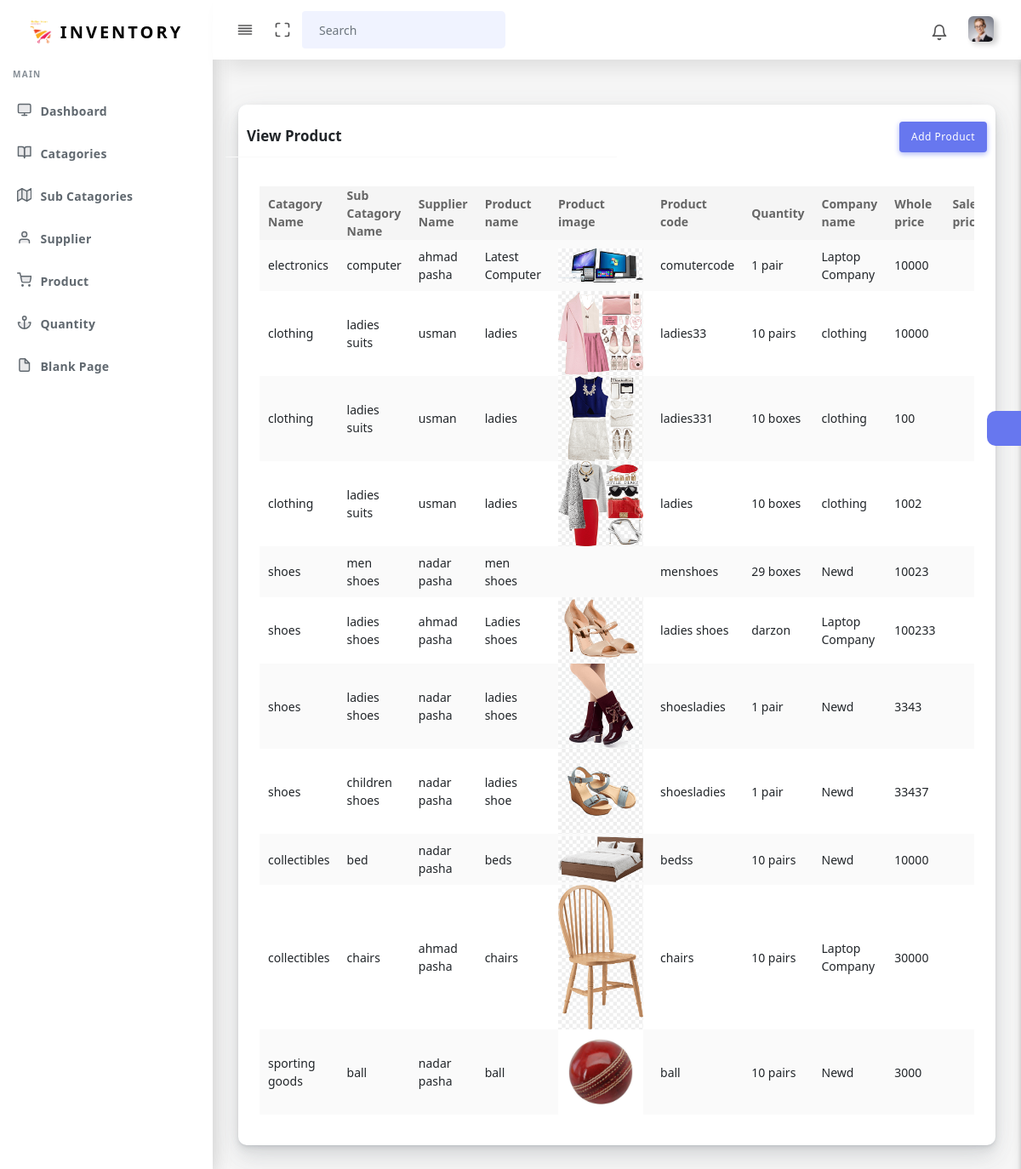
/view_product.php (signed in), run on the app's committed database.
### tables this page shows
CREATE TABLE `product_data` (
  `pid` bigint(255) NOT NULL,
  `cat1` varchar(255) NOT NULL,
  `subcatagory` varchar(255) NOT NULL,
  `supplier` varchar(255) NOT NULL,
  `pname` varchar(255) NOT NULL,
  `pcode` varchar(255) NOT NULL,
  `quantity` varchar(255) NOT NULL,
  `pcompany` varchar(255) NOT NULL,
  `pprice` varchar(255) NOT NULL,
  `supply` varchar(255) NOT NULL,
  `pdate` varchar(255) NOT NULL,
  `ptime` varchar(255) NOT NULL,
  `pimage` varchar(255) NOT NULL,
  `status` varchar(255) NOT NULL
);

CREATE TABLE `catagories` (
  `cid` bigint(255) NOT NULL,
  `cname` varchar(255) NOT NULL,
  `cdes` varchar(255) NOT NULL,
  `cdate` varchar(255) NOT NULL,
  `ctime` varchar(255) NOT NULL
);

CREATE TABLE `subcatagorys` (
  `subid` bigint(255) NOT NULL,
  `subname` varchar(255) NOT NULL,
  `subdes` varchar(255) NOT NULL,
  `catagory` varchar(255) NOT NULL,
  `subdate` varchar(255) NOT NULL,
  `subtime` varchar(255) NOT NULL
);

CREATE TABLE `supplier` (
  `supid` bigint(255) NOT NULL,
  `supname` varchar(255) NOT NULL,
  `supemail` varchar(255) NOT NULL,
  `supcontact` varchar(255) NOT NULL,
  `supcompanyname` varchar(255) NOT NULL,
  `supdate` varchar(255) NOT NULL,
  `suptime` varchar(255) NOT NULL
);

CREATE TABLE `quantity_data` (
  `qid` bigint(255) NOT NULL,
  `qname` varchar(255) NOT NULL,
  `qdate` varchar(255) NOT NULL,
  `qtime` varchar(255) NOT NULL
);

### view_product.php (the view, shortened to what this page needs)
<?php
   include "./include/header.php";
   include "./include/connection.php";
?>
<body>
    <div id="app">
        <div class="main-wrapper main-wrapper-1">
            <div class="navbar-bg"></div>
            <?php
        include "./include/navebar.php";
      ?>
            <div class="main-sidebar sidebar-style-2">
                <?php
        include "./include/aside.php"
      ?>
            </div>
            <div class="main-content">
                <section class="section">
                    <div class="section-body">
                        <div class="row">
                            <div class="col-12 col-md-12 col-lg-12">
                                <div class="card">
                                    <div class="row">
                                        <div class="card-header col-6 ">
                                            <h4>View Product </h4>
                                        </div>
                                        <div class=" card-footer col-6 text-right ">
                                            <button name="submit" class="btn btn-primary  "> <a href="./add-product.php"
                                                    class="text-white"> Add Product
                                                </a></button>
                                        </div>
                                    </div>
                                    <div class="card-body">
                                        <div class="table-responsive">
                                            <table class="table table-striped table-hover" id="tableExport"
                                                style="width:100%;">
                                                <thead>
                                                    <tr>
                                                        <th>Catagory Name</th>
                                                        <th>Sub Catagory Name</th>
                                                        <th>Supplier Name</th>
                                                        <th>Product name</th>
                                                        <th>Product image</th>
                                                        <th>Product code</th>
                                                        <th>Quantity</th>
                                                        <th>Company name</th>
                                                        <th>Whole price </th>
                                                        <th>Sale price </th>
                                                    </tr>
                                                </thead>
                                                <tbody>
                                                    <?php
                                                        $prsql="SELECT * FROM `product_data` INNER JOIN `catagories` ON `cat1`=`cid` INNER JOIN `subcatagorys` ON `subcatagory`=`subid` INNER JOIN `quantity_data` ON `quantity`=`qid` INNER JOIN `supplier` ON `supplier`=`supid`";
                                                        $prrun=mysqli_query($conn,$prsql);
                                                        while($prfet=mysqli_fetch_assoc($prrun)){
                                                           $p=$prfet['pimage'];
                                                            ?>
                                                    <tr>
                                                        <td><?php echo $prfet['cname']?></td>
                                                        <td><?php echo $prfet['subname']?></td>
                                                        <td><?php echo $prfet['supname']?></td>
                                                        <td><?php echo $prfet['pname']?></td>
                                                        <td><img src="<?php echo "./img/".$p?>" alt="" width="100"></td>
                                                        <td><?php echo $prfet['pcode']?></td>
                                                        <td><?php echo $prfet['qname']?></td>
                                                        <td><?php echo $prfet['supcompanyname']?></td>
                                                        <td><?php echo $prfet['pprice']?></td>
                                                        <td><?php echo $prfet['psaleprice']?></td>
                                                    </tr>
                                                    <?php
                                                        }
                                                    ?>
                                                </tbody>
                                            </table>
                                        </div>
                                    </div>
                                </div>
                            </div>
                        </div>
                    </div>
                </section>
                <div class="settingSidebar">
                    <a href="javascript:void(0)" class="settingPanelToggle"> <i class="fa fa-spin fa-cog"></i>
                    </a>
                </div>
            </div>
        </div>
    </div>
</body>
</html>

### include/header.php (shortened to what this page needs)
<!DOCTYPE html>
<html lang="en">
<head>
  <link rel="stylesheet" href="assets/css/app.min.css">
  <link rel="stylesheet" href="assets/css/datatables.min.css">
  <link rel="stylesheet" href="assets/css/dataTables.bootstrap4.min.css">
  <link rel="stylesheet" href="assets/css/style.css">
  <link rel="stylesheet" href="assets/css/components.css">
  <link rel="stylesheet" href="assets/css/custom.css">
</head>

### include/navebar.php (shortened to what this page needs)
<!DOCTYPE html>
<html lang="en">
<head>
</head>
<body>
<nav class="navbar navbar-expand-lg main-navbar sticky">
        <div class="form-inline mr-auto">
          <ul class="navbar-nav mr-3">
            <li><a href="#" data-toggle="sidebar" class="nav-link nav-link-lg
									collapse-btn"> <i data-feather="align-justify"></i></a></li>
            <li><a href="#" class="nav-link nav-link-lg fullscreen-btn">
                <i data-feather="maximize"></i>
              </a></li>
            <li>
              <form class="form-inline mr-auto">
                <div class="search-element">
                  <input class="form-control" type="search" placeholder="Search" aria-label="Search" data-width="200">
                  <button class="btn" type="submit">
                    <i class="fas fa-search"></i>
                  </button>
                </div>
              </form>
            </li>
          </ul>
        </div>
        <ul class="navbar-nav navbar-right">
          <li class="dropdown dropdown-list-toggle"><a href="#" data-toggle="dropdown"
              class="nav-link notification-toggle nav-link-lg"><i data-feather="bell" class="bell"></i>
            </a>
          </li>
          <li class="dropdown"><a href="#" data-toggle="dropdown"
              class="nav-link dropdown-toggle nav-link-lg nav-link-user"> <img alt="image" src="assets/img/user.png"
                class="user-img-radious-style"> <span class="d-sm-none d-lg-inline-block"></span></a>
          </li>
        </ul>
      </nav>
        <link href="https://cdn.jsdelivr.net/npm/@sweetalert2/theme-dark@4/dark.css" rel="stylesheet">
</body>
</html>

### include/aside.php (shortened to what this page needs)
<!DOCTYPE html>
<html lang="en">
<head>
</head>
<body>
    <div class="main-sidebar sidebar-style-2">
        <aside id="sidebar-wrapper">
            <div class="sidebar-brand">
                <a href="index.php"> <img alt="image" src="assets/img/shopping.png" class="header-logo" /> <span
                        class="logo-name">Inventory</span>
                </a>
            </div>
            <ul class="sidebar-menu">
                <li class="menu-header">Main</li>
                <li class="dropdown ">
                    <a href="index.php" class="nav-link"><i data-feather="monitor"></i><span>Dashboard</span></a>
                </li>
                <li class="dropdown">
                    <a href="#" class="menu-toggle nav-link has-dropdown"><i
                            data-feather="book-open"></i><span>Catagories
                        </span></a>
                </li>
                <li class="dropdown">
                    <a href="#" class="menu-toggle nav-link has-dropdown"><i data-feather="map"></i><span>Sub Catagories
                        </span></a>
                </li>
                <li class="dropdown">
                    <a href="#" class="menu-toggle nav-link has-dropdown"><i data-feather="user"></i><span>Supplier
                        </span></a>
                </li>
                <li class="dropdown">
                    <a href="#" class="menu-toggle nav-link has-dropdown"><i
                            data-feather="shopping-cart"></i><span>Product
                        </span></a>
                </li>
                <li class="dropdown">
                    <a href="#" class="menu-toggle nav-link has-dropdown"><i data-feather="anchor"></i><span>Quantity
                        </span></a>
                </li>
                <li><a class="nav-link" href="blank.html"><i data-feather="file"></i><span>Blank
                            Page</span></a></li>
            </ul>
        </aside>
    </div>
</body>
</html>

### data on the page
product_data: catagories.cname "electronics", subcatagorys.subname "computer", supplier.supname "ahmad pasha", pname "Latest Computer", pimage (picture), pcode "comutercode", quantity_data.qname "1 pair", supplier.supcompanyname "Laptop Company", pprice "10000"
product_data: catagories.cname "clothing", subcatagorys.subname "ladies suits", supplier.supname "usman", pname "ladies", pimage (picture), pcode "ladies33", quantity_data.qname "10 pairs", supplier.supcompanyname "clothing", pprice "10000"
product_data: catagories.cname "clothing", subcatagorys.subname "ladies suits", supplier.supname "usman", pname "ladies", pimage (picture), pcode "ladies331", quantity_data.qname "10 boxes", supplier.supcompanyname "clothing", pprice "100"
product_data: catagories.cname "clothing", subcatagorys.subname "ladies suits", supplier.supname "usman", pname "ladies", pimage (picture), pcode "ladies", quantity_data.qname "10 boxes", supplier.supcompanyname "clothing", pprice "1002"
product_data: catagories.cname "shoes", subcatagorys.subname "men shoes", supplier.supname "nadar pasha", pname "men shoes", pcode "menshoes", quantity_data.qname "29 boxes", supplier.supcompanyname "Newd", pprice "10023"
product_data: catagories.cname "shoes", subcatagorys.subname "ladies shoes", supplier.supname "ahmad pasha", pname "Ladies shoes", pimage (picture), pcode "ladies shoes", quantity_data.qname "darzon", supplier.supcompanyname "Laptop Company", pprice "100233"
product_data: catagories.cname "shoes", subcatagorys.subname "ladies shoes", supplier.supname "nadar pasha", pname "ladies shoes", pimage (picture), pcode "shoesladies", quantity_data.qname "1 pair", supplier.supcompanyname "Newd", pprice "3343"
product_data: catagories.cname "shoes", subcatagorys.subname "children shoes", supplier.supname "nadar pasha", pname "ladies shoe", pimage (picture), pcode "shoesladies", quantity_data.qname "1 pair", supplier.supcompanyname "Newd", pprice "33437"
product_data: catagories.cname "collectibles", subcatagorys.subname "bed", supplier.supname "nadar pasha", pname "beds", pimage (picture), pcode "bedss", quantity_data.qname "10 pairs", supplier.supcompanyname "Newd", pprice "10000"
product_data: catagories.cname "collectibles", subcatagorys.subname "chairs", supplier.supname "ahmad pasha", pname "chairs", pimage (picture), pcode "chairs", quantity_data.qname "10 pairs", supplier.supcompanyname "Laptop Company", pprice "30000"
product_data: catagories.cname "sporting goods", subcatagorys.subname "ball", supplier.supname "nadar pasha", pname "ball", pimage (picture), pcode "ball", quantity_data.qname "10 pairs", supplier.supcompanyname "Newd", pprice "3000"
